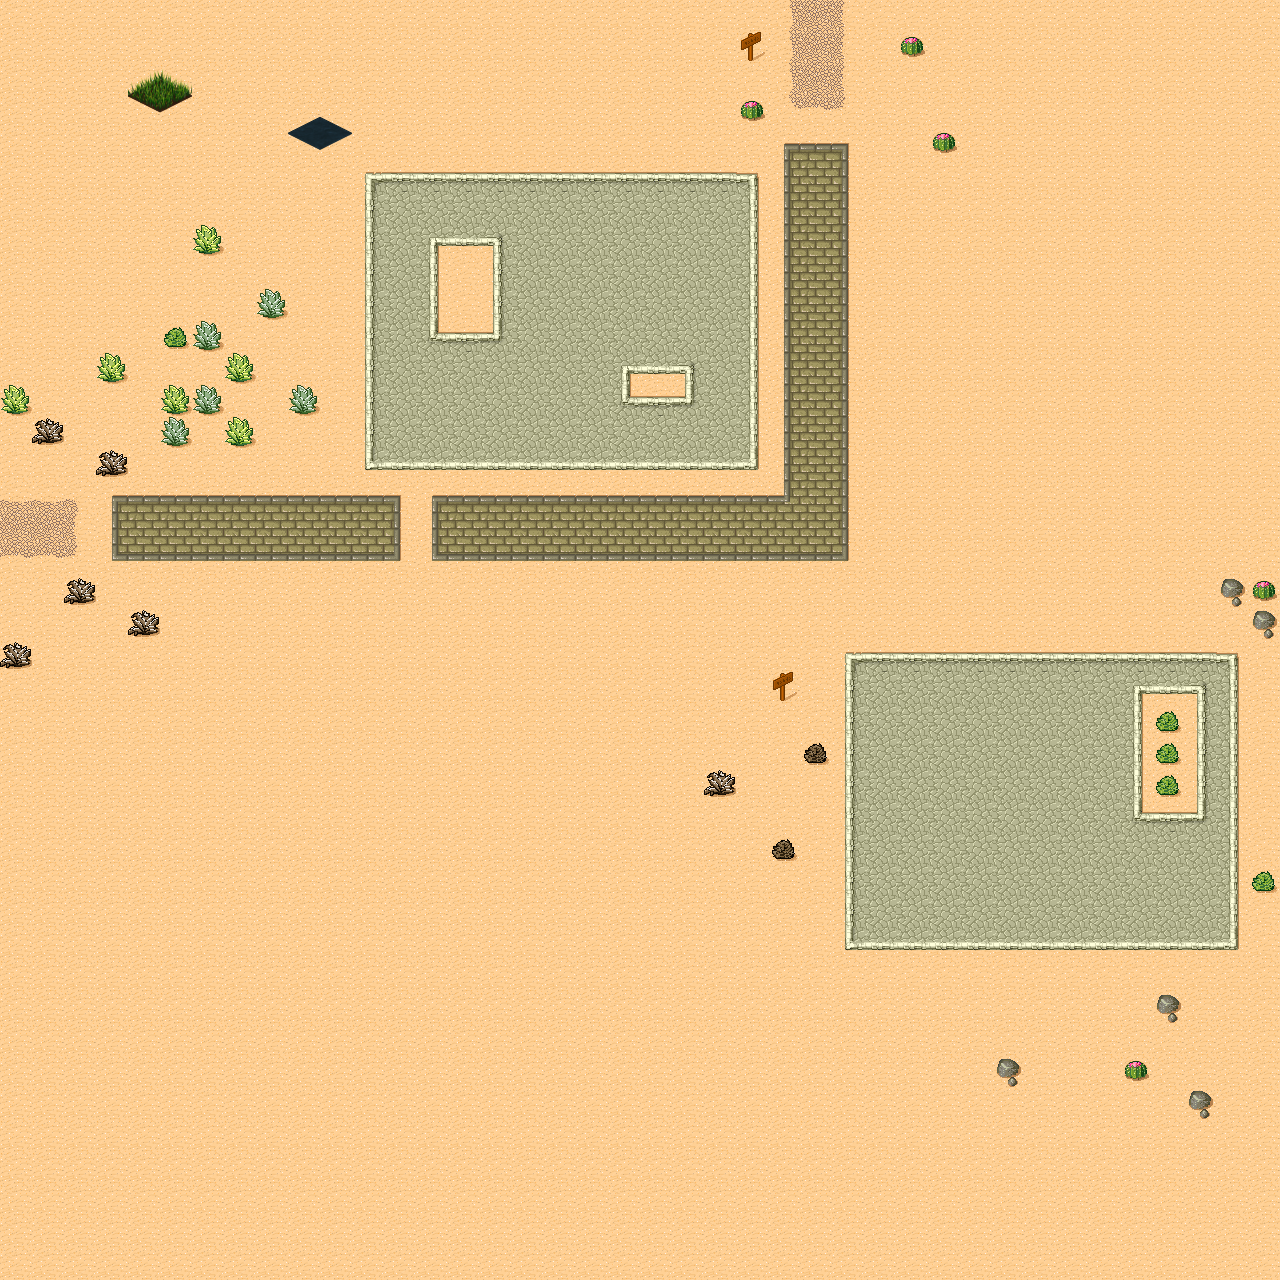

The image is a tile-based game level rendered from a .tmx file. Its description and source (layers, tilesets, objects; grid data summarised) follow:
An orthogonal 40x40 tile map with 32x32 px tiles, 2 tile layers (Ground, Grass), 2 tilesets.

<map version="1.0" orientation="orthogonal" width="40" height="40" tilewidth="32" tileheight="32">
 <tileset firstgid="1" name="Desert" tilewidth="32" tileheight="32" spacing="1" margin="1">
  <image source="tmw_desert_spacing.png" width="265" height="199" />
 </tileset>
 <tileset firstgid="49" name="isometric_grass_and_water" tilewidth="32" tileheight="32">
  <image source="isometric_grass_and_water.png" width="256" height="384" />
 </tileset>
 <layer name="Ground" width="40" height="40">
  <data>[1600 cells, 1600 non-empty, 40 distinct tile ids]</data>
 </layer>
 <layer name="Grass" width="40" height="40">
  <data>[1600 cells, 8 non-empty, 8 distinct tile ids]</data>
 </layer>
</map>
